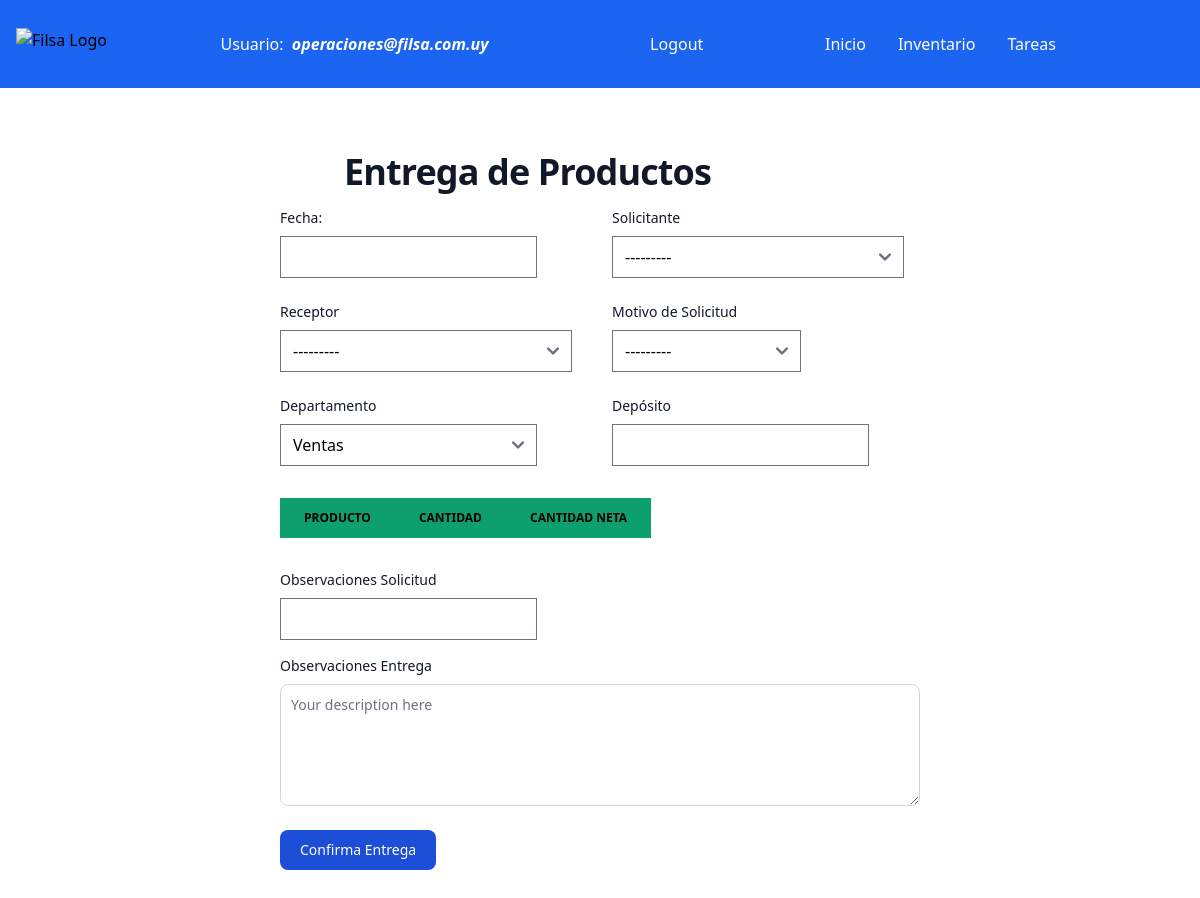
The page /outbound-delivery/2 (signed in) on the database as committed earlier.
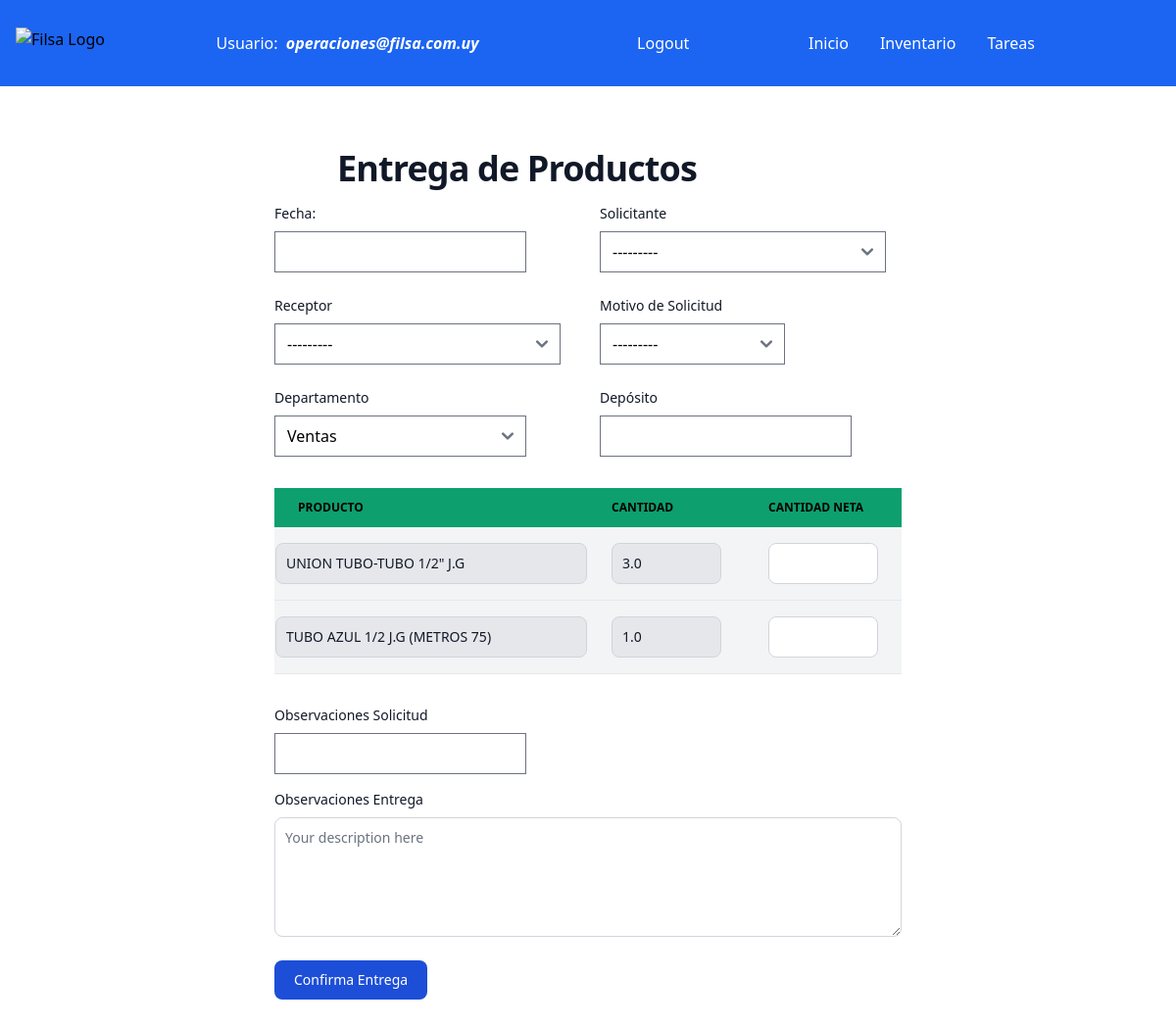
The same page on the database as committed later.
### filsa/models.py (models this page shows, shortened)
class StockMovements(models.Model):
    class Meta:
      verbose_name = 'Detalle Movimiento Producto'
      verbose_name_plural = 'Detalle Movimientos Productos'
    MOVEMENT = [('Inbound','Inbound'),
                ('Outbound', 'Outbound')]
    warehouseProduct = models.ForeignKey(WarehousesProduct, on_delete=models.CASCADE,  verbose_name=u"Nombre de Producto")
    task = models.ForeignKey(Tasks, on_delete=models.CASCADE,  blank=True, null=True )
    actionType = models.CharField(max_length=25,  default='Inbound')
    cantidad = models.FloatField(default=0)
    cantidadNeta = models.FloatField(default=0)
    cantidadEntregada = models.FloatField(default=0)
    image = models.ImageField(upload_to='images/', null=True, blank=True)

class WarehousesProduct(models.Model):
    class Meta:
        verbose_name = 'Productos en Deposito'
        verbose_name_plural = 'Productos en Deposito'
    name = models.CharField(max_length=100, verbose_name="Deposito")
    product = models.ForeignKey(Product, on_delete = models.CASCADE,  blank=True, null=True, verbose_name="Producto" )
    quantity = models.FloatField(default=0, verbose_name="Cantidad en Deposito")
    location = models.CharField(max_length=100, default='', blank=True, null=True, verbose_name="Ubicacion")
    deltaQuantity = models.FloatField()
    inTransit = models.BooleanField(default=False)

class Product(models.Model):
    class Meta:
      verbose_name = 'Stock Productos vs Seguridad'
      verbose_name_plural = 'Stock Productos vs Seguridad'
    CATEGORIES = [('Tubos', 'Tubos'),
                  ('Tornillos', 'Tornillos'),
                  ('Accesorios','Accesorios'),
                  ('Maquinas','Maquinas'),
                  ('Insumos','Insumos')
                  ]
    product_id = models.AutoField(primary_key=True)
    name = models.CharField(max_length=100)
    barcode = models.CharField(max_length= 100, verbose_name=u"Codigo de Barras")
    internalCode = models.BigIntegerField(verbose_name=u"Codigo Interno")
    quantity = models.FloatField()
    category = models.CharField(max_length=100, default='Insumos') #  choices=CATEGORIES,
    supplier = models.CharField(max_length=100, default='')
    stockSecurity = models.IntegerField(default=0)
    hasOffer = models.ForeignKey(Cotization, on_delete=models.SET_DEFAULT, blank=True, null=True, default=None)
    quantityOffer = models.FloatField(null=True, blank= True)
    priceOffer = models.FloatField(null=True, blank= True)

### filsa/views.py (the view)
# urls.py: path('outbound-delivery/<int:requested_id>', outboundDeliveryView, name='outbounddelivery'),
@login_required
def outboundDeliveryView(request, requested_id):
    pendingTask = get_object_or_None(Tasks, pk=requested_id)
    if pendingTask:
        products = pendingTask.stockmovements_set.all()
    print('pendingTask is ', pendingTask)
    print('request is:', request.method)
    print('request product data', request.POST.get('producto_0'))
    tasks = Tasks.objects.filter(task_id=requested_id, status='Pending').prefetch_related('stockmovements_set')
    numberOfProducts = request.POST.get('extra_field_count')
    print('number Of Products in OutboundDeliver view is', numberOfProducts)
    if request.method == "POST":
        form = OutboundDeliveryForm(request.POST, instance= pendingTask, extra= request.POST.get('extra_field_count'))
        print('form is valid', form.is_valid())
        print('form fields are', form.cleaned_data)
        if form.is_valid():
            print('el form es valido')
            department = form.cleaned_data['department']
            issuer = form.cleaned_data['issuer']
            receptor = form.cleaned_data['receptor']
            warehouse = form.cleaned_data['warehouse']
            actionType = 'Confirma Egreso'
            motivoEgreso = form.cleaned_data['motivoEgreso']
            observations = form.cleaned_data['observationsConfirma']
            deliveryDate = datetime.now().date()
            datalist = []
            taskToUpdate = Tasks.objects.filter(task_id=requested_id)
            taskToUpdate.update(status='Confirmed', observationsConfirma=observations, deliveryDate= deliveryDate)
            task = Tasks.objects.get(task_id=requested_id)
            for i , product in enumerate(products):
                form.fields['producto_{}'.format(i)] = product.warehouseProduct.product.name
                form.fields['cantidad_{}'.format(i)] = product.cantidad
                netQuantity = form.cleaned_data['cantidadNeta_{}'.format(i)]
                quantity = form.fields['cantidad_{}'.format(i)]
                diffQuantity = int(quantity) - int(netQuantity)
                product_db = Product.objects.get(name= product.warehouseProduct.product.name)
                productWarehouse_db = WarehousesProduct.objects.get(product= product_db, name=warehouse)
                productToUpdate= Product.objects.filter(product_id= product_db.product_id)
                print('productToUpdate is:', productToUpdate)
                productToUpdate.update(quantity = F('quantity') - netQuantity) #, deltaQuantity = F('deltaQuantity') + diffQuantity  )
                productWarehouseToUpdate = WarehousesProduct.objects.filter(product= product_db, name=warehouse)
                productWarehouseToUpdate.update(quantity = F('quantity') - netQuantity, deltaQuantity= F('deltaQuantity') + diffQuantity)
                newProduct = StockMovements(warehouseProduct = productWarehouse_db,
                              actionType = actionType,
                                          cantidad= quantity, cantidadNeta=netQuantity, task = task )
                if diffQuantity > 0 : #and motivoEgreso in ('Ventas','Planta de Armado'):
                    if DiffProducts.objects.filter(warehouseProduct=productWarehouse_db).exists(): #, warehouse= warehouse).exists():
                        DiffProducts.objects.filter(warehouseProduct= productWarehouse_db).update(totalPurchase= F('totalPurchase') + quantity, totalQuantity= F('totalQuantity') + netQuantity, productDiff= F('productDiff') + diffQuantity) #), warehouse=warehouse).update(totalPurchase= F('totalPurchase') + quantity, totalQuantity= F('totalQuantity') + netQuantity, productDiff= F('productDiff') + diffQuantity)
                    else:
                        DiffProducts.objects.create(warehouseProduct= productWarehouse_db,  totalPurchase=quantity, totalQuantity= netQuantity, productDiff= diffQuantity)
                datalist.append(newProduct)
            print('form fields in view', form.fields)
            StockMovements.objects.bulk_create(datalist)
            send_mail(
                subject='Confirmacion de Egreso de Materiales',
                message= 'Se confirma el Egreso de {} productos en el depósito {} por motivo de {}. La tarea fue confirmada por {}'.format(numberOfProducts,warehouse,motivoEgreso, receptor),
                from_email = settings.EMAIL_HOST_USER,
                recipient_list=[issuer],
                fail_silently=False,
                auth_user=None,
                auth_password=None,
                connection=None,
                html_message=None
            )
            return redirect('/tasks/')
    else:
        form = OutboundDeliveryForm(instance= pendingTask ,
                                    initial={"task_id": requested_id })
    return render(request, "outboundDelivery.html", {"form": form, 'task_id': requested_id , "tasks": tasks})#, "numberOfProducts": len(productsToReceive)})

### filsa/templates/outboundDelivery.html (shortened to what the changed rows need)
{% extends '_base.html' %}
{% load static %}
{% block content %}
<section class="bg-white dark:bg-gray-900">
    <div class="py-8 px-4 mx-auto max-w-2xl lg:py-16">
        <h1 class="flex mb-4 text-2xl sm:px-16 font-extrabold leading-none tracking-tight text-gray-900 md:text-3xl lg:text-4xl dark:text-white">Entrega de Productos</h1>
        <form id ='productsreception' action="{% url 'outbounddelivery' task_id  %}" method="POST" onsubmit="openLoader()">
                <div class="py-8">
                    <table id="productTable" class="py-8 px-4 max-w-4xl lg:py-16 text-sm text-left rtl:text-right text-gray-500 dark:text-gray-400">
                       <thead class="text-xs text-black uppercase bg-green-500 dark:bg-gray-700 dark:text-gray-400">
                           <tr>
                               <th scope="col" class="px-6 py-3">Producto</th>
                               <th scope="col" class="px-6 py-3">Cantidad</th>
                               <th scope="col" class="px-6 py-3">Cantidad Neta</th>
                           </tr>
                       </thead>
                       <tbody>
                           {% for task in tasks %}
                            {% if  task.status == 'Pending' %}
                           {% for product in task.stockmovements_set.all %}
                           {% if  product.actionType == 'Nuevo Egreso' %}
                                <tr class="bg-gray-100 border-b dark:bg-gray-800 dark:border-gray-700">
                                   <td class="w-1/2"><input type="text" name="producto_{{ forloop.counter0 }}" value="{{product.warehouseProduct.product.name}}"  class="bg-gray-200 border border-gray-300 text-gray-900 text-sm rounded-lg focus:ring-blue-500 focus:border-blue-500 block w-full p-2.5 dark:bg-gray-700 dark:border-gray-600 dark:placeholder-gray-400 dark:text-white dark:focus:ring-blue-500 dark:focus:border-blue-500"  id="" name="" placeholder="" disabled></td>
                                   <td class="px-6 py-4"><input type="number" name="cantidad_{{ forloop.counter0 }}" value="{{product.cantidad}}"  class="bg-gray-200 border border-gray-300 text-gray-900 text-sm rounded-lg focus:ring-blue-500 focus:border-blue-500 block w-full p-2.5 dark:bg-gray-700 dark:border-gray-600 dark:placeholder-gray-400 dark:text-white dark:focus:ring-blue-500 dark:focus:border-blue-500" id="" name="" placeholder="" disabled></td>
                                   <td class="px-6 py-4"><input type="number" name="cantidadNeta_{{forloop.counter0}}" class="border border-gray-300 text-gray-900 text-sm rounded-lg focus:ring-blue-500 focus:border-blue-500 block w-full p-2.5 dark:bg-gray-700 dark:border-gray-600 dark:placeholder-gray-400 dark:text-white dark:focus:ring-blue-500 dark:focus:border-blue-500" id="" name="" placeholder="" required></td>
                               </tr>
                               {% endif %}
                           {% endfor %}
                           {% endif %}
                           {% endfor %}
                       </tbody>
                   </table>
               </div>
        </form>
    </div>
  </section>
  {% endblock content %}

Rows that differ between the two databases and show on the page:
added StockMovements: producto_0 "UNION TUBO-TUBO 1/2\" J.G", cantidad "3.0"
added StockMovements: warehouseProduct.product.name "TUBO AZUL 1/2 J.G (METROS 75)", cantidad "1.0"
